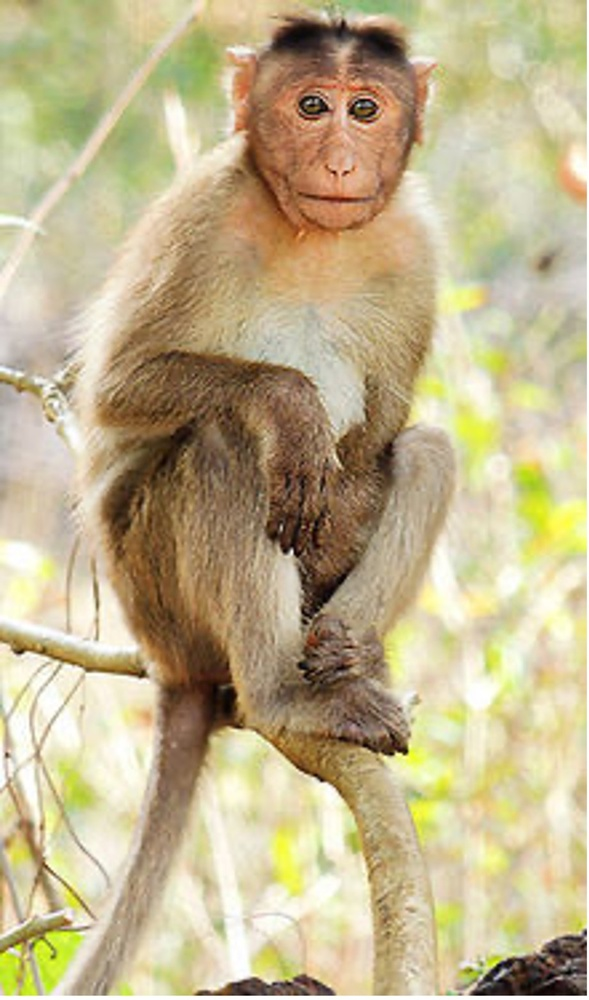
#> input picture images/monkey.jpg, 589 x 1000 px, shrunk from 920 x 1562 before the run
$ python Image_scipy.py
#> lines starting #> are read from the running program, lines starting #| are printed output that depends on the picture

from skimage import io, img_as_ubyte
import numpy as np
import matplotlib.pyplot as plt

img=img_as_ubyte(io.imread("images/monkey.jpg", as_gray=True))
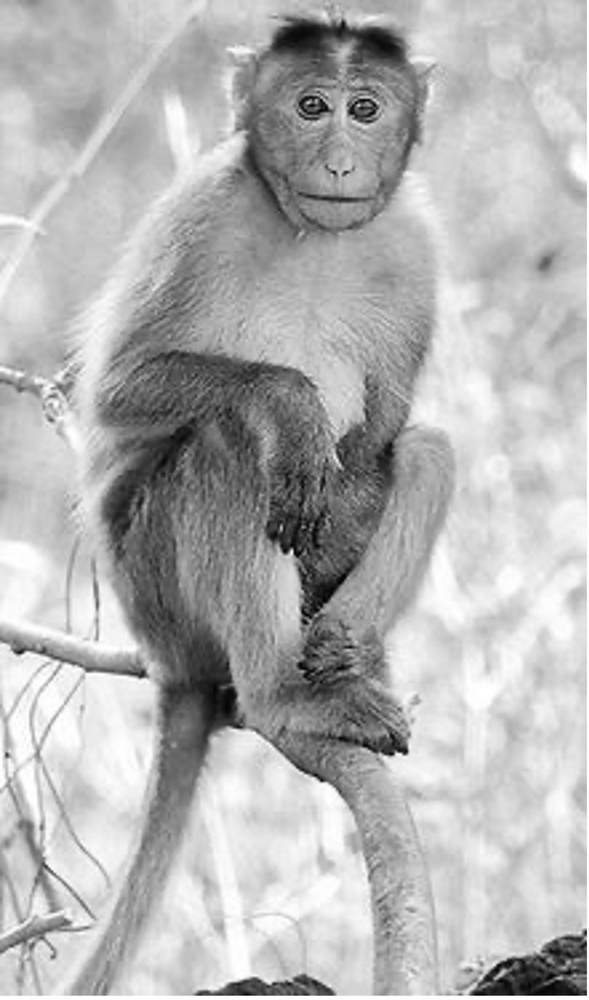
#> img: shape (1000, 589); min 1, max 255, mean 179.4

flippedLR =np.fliplr(img)
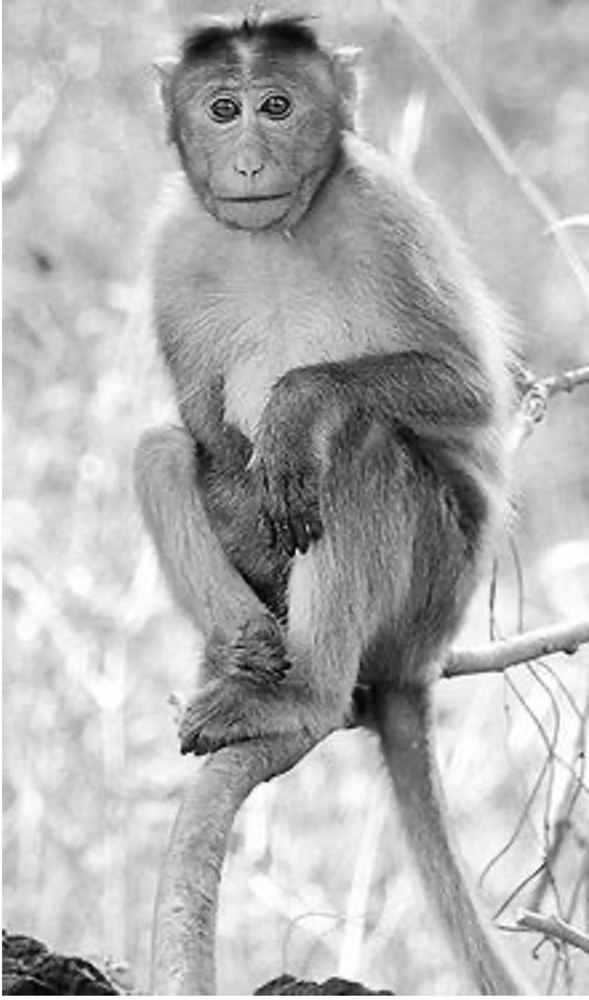
#> flippedLR: shape (1000, 589); min 1, max 255, mean 179.4
flippedUD =np.flipud(img)
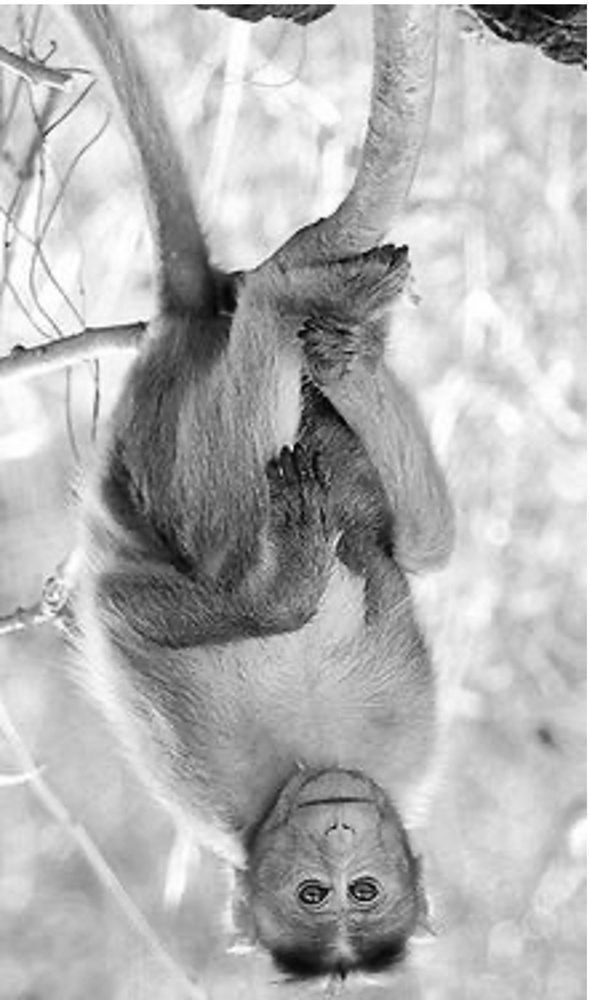
#> flippedUD: shape (1000, 589); min 1, max 255, mean 179.4

plt.subplot(3,1,1)
plt.imshow(img,cmap="Greys")

plt.subplot(2,2,3)
plt.imshow(flippedLR,cmap="Blues")
plt.subplot(2,2,4)
plt.imshow(flippedUD,cmap="Reds")

plt.show()
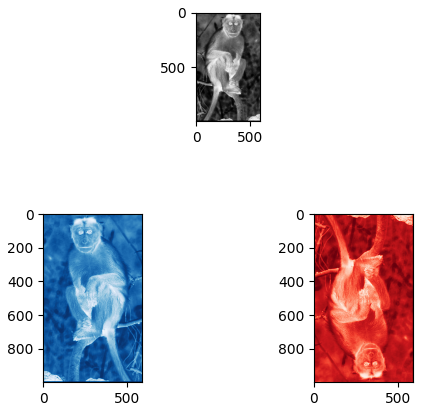
#> figure drawn by matplotlib, 3 panels
